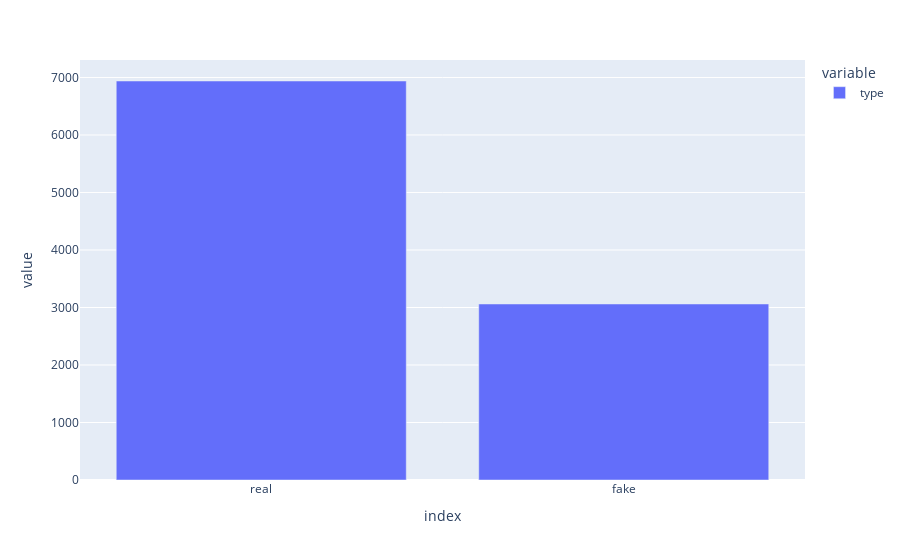

Here is the notebook cell this chart was saved with:
### Code cell
px.bar(sample.type.value_counts())

### Figure 1 — Plotly figure (JSON) as saved in the notebook; plotly's stock layout.template omitted (floating-point values rounded to 4 significant figures)
{"data": [{"alignmentgroup": "True", "hovertemplate": "variable=type<br>index=%{x}<br>value=%{y}<extra></extra>", "legendgroup": "type", "marker": {"color": "#636efa"}, "name": "type", "offsetgroup": "type", "orientation": "v", "showlegend": true, "textposition": "auto", "type": "bar", "x": ["real", "fake"], "xaxis": "x", "y": [6939, 3061], "yaxis": "y"}], "layout": {"barmode": "relative", "legend": {"title": {"text": "variable"}, "tracegroupgap": 0}, "margin": {"t": 60}, "xaxis": {"anchor": "y", "domain": [0, 1], "title": {"text": "index"}}, "yaxis": {"anchor": "x", "domain": [0, 1], "title": {"text": "value"}}}}
